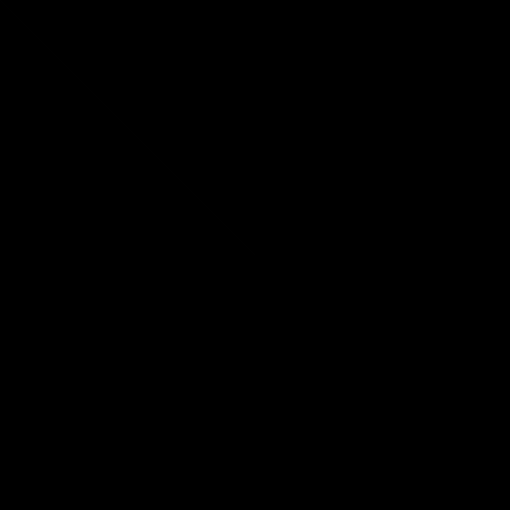
Frame 1 (no input)
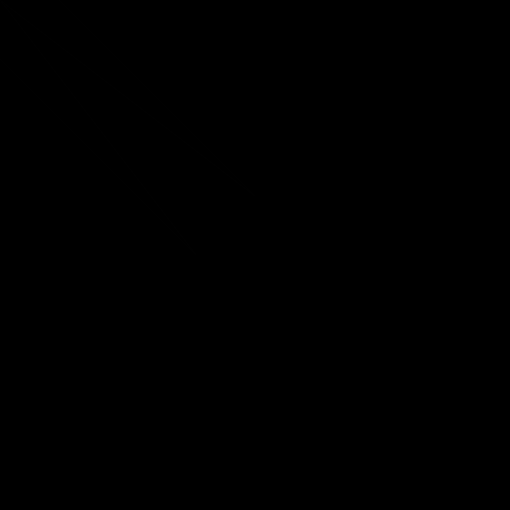
Frame 60 (the mouse pressed at the canvas centre just before this capture)
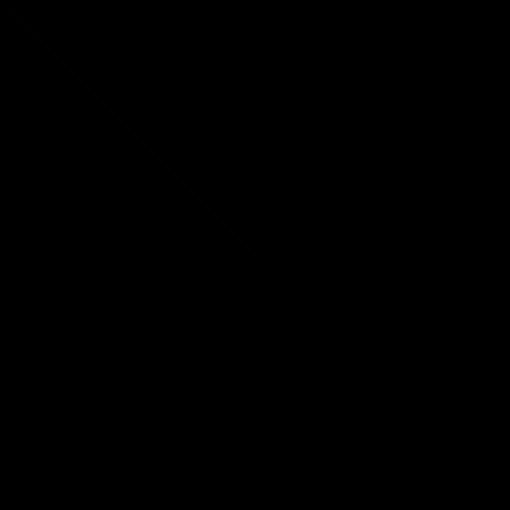
Frame 120 (the mouse held since frame 60 and released just before this capture)

The Processing sketch that drew these frames (run headless with seeded random() and noise(); from frame 60 on, the mouse is pressed at the canvas centre):

// Processing sketch: Code_HW_080415
// ── Code_HW_080415.pde
int xPos;
int yPos;
boolean mouseOverTriangle;

void setup(){
  size(510,510);
  xPos = width/2;
  yPos = height/2;
}

void draw(){
  background(mouseY - mouseX);
  fill(mouseX - mouseY,mouseX - mouseY,mouseX - mouseY,mouseX - mouseY);
  stroke(1);
  triangle(xPos, yPos, mouseX, mouseY, mouseX -xPos, mouseY - yPos);
  triangle(yPos, xPos, mouseX, mouseY, mouseX -xPos, mouseY - yPos);
  triangle(xPos, yPos, mouseY, mouseX, mouseX -xPos, mouseY - yPos);
  triangle(xPos, yPos, mouseX, mouseY, mouseY -yPos, mouseX - xPos);
  println("X postition of mouse " + mouseX);
  println(mouseY);
  if (mouseX >= width/2){
    mouseOverTriangle = true;
  }
  else if(mouseX <= xPos){
    mouseOverTriangle = false;
  }
  
  if (mouseOverTriangle == true){
    xPos = xPos + 1;
  }
  else {
    xPos = xPos - 1;
  }
  println(xPos);

}
